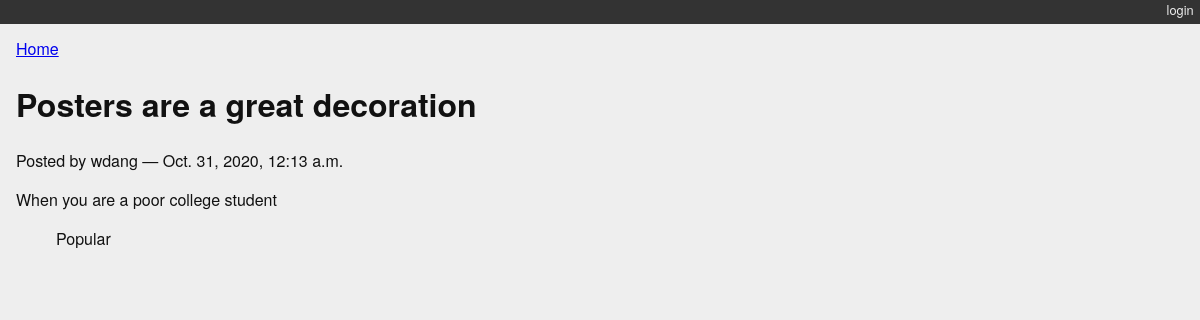
The app's page /posts/4/ with its own data.
### blogging/models.py (models this page shows)
class Post(models.Model):
    title = models.CharField(max_length=128)
    text = models.TextField(blank=True)
    author = models.ForeignKey(User, on_delete=models.CASCADE)
    created_date = models.DateTimeField(auto_now_add=True)
    modified_date = models.DateTimeField(auto_now=True)
    published_date = models.DateTimeField(blank=True, null=True)
    def __str__(self):
        return self.title

class Category(models.Model):
    name = models.CharField(max_length=128)
    description = models.TextField(blank=True)
    posts = models.ManyToManyField(Post, blank=True, related_name='categories')
    def __str__(self):
        return self.name
    class Meta:
        verbose_name_plural = "Categories"

### blogging/views.py (the view)
# urls.py: path('posts/<int:post_id>/', detail_view, name="blog_detail"),
def detail_view(request, post_id):
    published = Post.objects.exclude(published_date__exact=None)
    try:
        post = published.get(pk=post_id)
    except Post.DoesNotExist:
        raise Http404
    context = {'post': post}
    return render(request, 'blogging/detail.html', context)

### blogging/templates/blogging/detail.html
{% extends "base.html" %}
{% block content %}
<a class="backlink" href="/">Home</a>
<h1>{{ post }}</h1>
<p class="byline">
  Posted by {{ post.author.username }} &mdash; {{ post.published_date }}
</p>
<div class="post-body">
  {{ post.text }}
</div>
<ul class="categories">
  {% for category in post.categories.all %}
    <li>{{ category }}</li>
  {% endfor %}
</ul>
{% endblock %}

### blogging/static/django_blog.css (style rules this page uses)
body { background-color: #eee; color: #111; font-family: "HelveticaNeue-Light", "Helvetica Neue Light", "Helvetica Neue", Helvetica, Arial, "Lucida Grande", sans-serif; margin:0; padding:0; }
ul.categories { list-style: none; list-style-type: none; }
ul.categories li { display: inline; }

### records on screen
Post: title "Posters are a great decoration", author.username "wdang", published_date "Oct. 31, 2020, 12:13 a.m.", text "When you are a poor college student"
Category: name "Popular"
